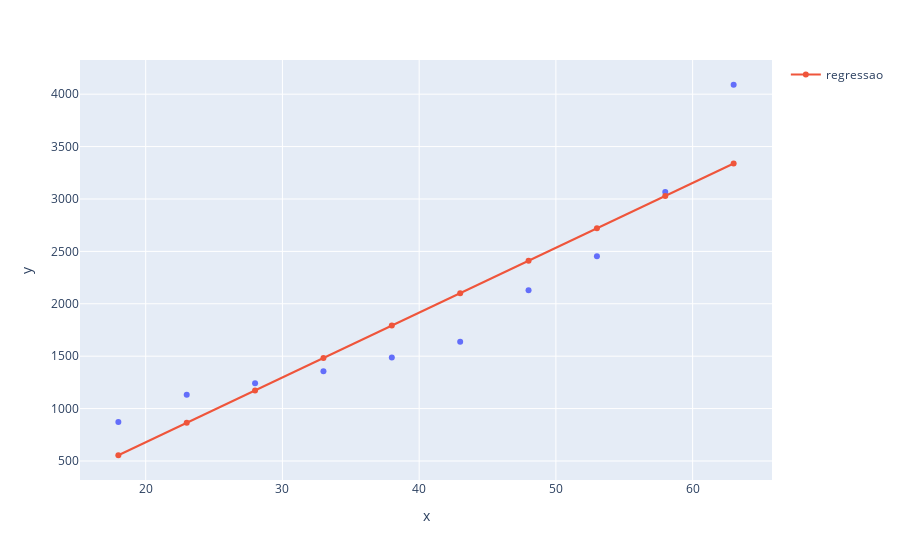

The code cell stored with this chart in its notebook:
### Code cell
grafico = px.scatter(x=X_plano_saude.ravel(), y=y_plano_saude)
grafico.add_scatter(x=X_plano_saude.ravel(), y=previsoes, name='regressao')
grafico.show()

### Figure 1 — Plotly figure (JSON) as saved in the notebook; plotly's stock layout.template omitted (floating-point values rounded to 4 significant figures)
{"data": [{"hovertemplate": "x=%{x}<br>y=%{y}<extra></extra>", "legendgroup": "", "marker": {"color": "#636efa", "symbol": "circle"}, "mode": "markers", "name": "", "orientation": "v", "showlegend": false, "type": "scatter", "x": [18, 23, 28, 33, 38, 43, 48, 53, 58, 63], "xaxis": "x", "y": [871, 1132, 1242, 1356, 1488, 1638, 2130, 2454, 3066, 4090], "yaxis": "y"}, {"name": "regressao", "type": "scatter", "x": [18, 23, 28, 33, 38, 43, 48, 53, 58, 63], "y": [554.7, 864.0, 1173.0, 1483.0, 1792.0, 2101.0, 2411.0, 2720.0, 3029.0, 3339.0]}], "layout": {"legend": {"tracegroupgap": 0}, "margin": {"t": 60}, "xaxis": {"anchor": "y", "domain": [0, 1], "title": {"text": "x"}}, "yaxis": {"anchor": "x", "domain": [0, 1], "title": {"text": "y"}}}}
